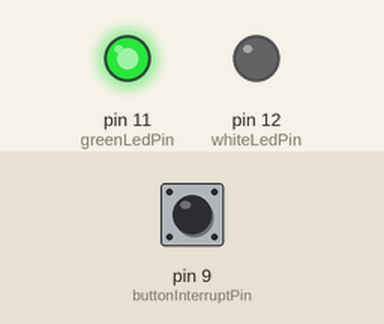
A sketch run on a simulated Arduino Uno, built with avr-gcc and run on an emulated ATmega328P. Shown: output pins drawn as LEDs (lit = HIGH). The inputs (shaded band) are chosen by the test bench; at power-on: pin 9 (buttonInterruptPin) LOW.

Above: at 1.2 s.
1.3 s: pin 9 (buttonInterruptPin) pulled HIGH for 0.15 s
At 1.37 s:
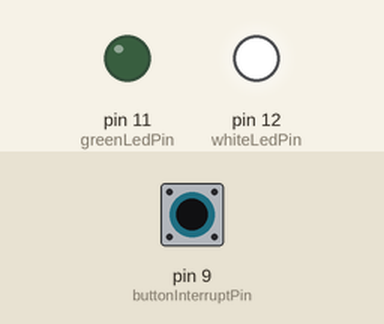
2.9 s: pin 9 (buttonInterruptPin) pulled HIGH for 3.2 s
At 7.3 s:
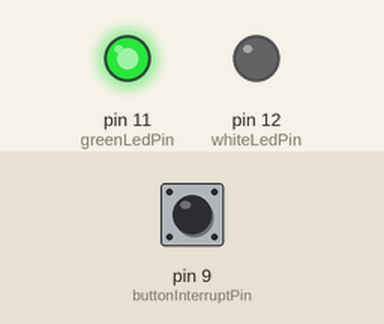
Timing chart, 0 to 8.8 s (numbered marks = the images above; inputs shaded):
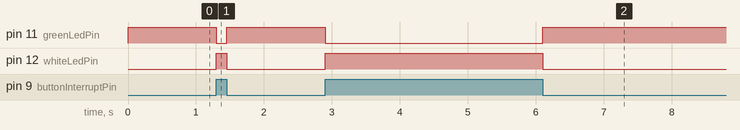

Measured:
- after the input at 1.3 s, pin 11 (greenLedPin): HIGH → LOW at once, → HIGH 0.15 s later; pin 12 (whiteLedPin): LOW → HIGH at once, → LOW 0.15 s later
- after the input at 2.9 s, pin 11 (greenLedPin): HIGH → LOW at once, → HIGH 3.2 s later; pin 12 (whiteLedPin): LOW → HIGH at once, → LOW 3.2 s later

The sketch:

SimpleButton.ino
```cpp
const int buttonInterruptPin = 9;
const int whiteLedPin = 12;
const int greenLedPin = 11;

void setup() {
  pinMode(buttonInterruptPin, INPUT);
  pinMode(whiteLedPin, OUTPUT);
  pinMode(greenLedPin, OUTPUT);

}

void loop() {
  if (digitalRead(buttonInterruptPin) == HIGH) {
      digitalWrite(whiteLedPin, HIGH);
      digitalWrite(greenLedPin, LOW);
    }
  else {
      digitalWrite(whiteLedPin, LOW);
      digitalWrite(greenLedPin, HIGH);
    }

}
```
